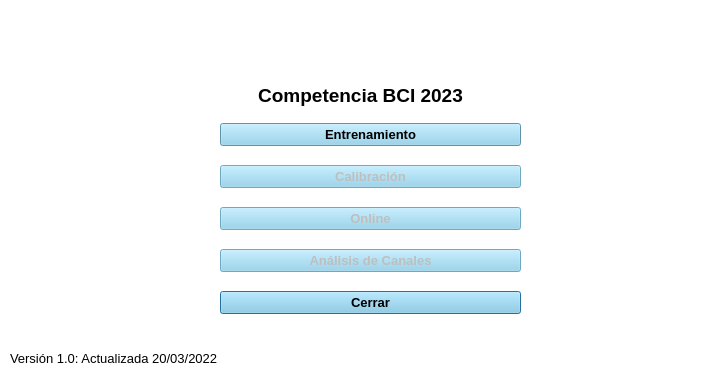
<?xml version="1.0" encoding="UTF-8"?>
<ui version="4.0">
 <class>Dialog</class>
 <widget class="QDialog" name="Dialog">
  <property name="geometry">
   <rect>
    <x>0</x>
    <y>0</y>
    <width>702</width>
    <height>381</height>
   </rect>
  </property>
  <property name="minimumSize">
   <size>
    <width>0</width>
    <height>0</height>
   </size>
  </property>
  <property name="maximumSize">
   <size>
    <width>1300</width>
    <height>760</height>
   </size>
  </property>
  <property name="windowTitle">
   <string>GUI Competencia BCI 2023</string>
  </property>
  <property name="windowIcon">
   <iconset>
    <normaloff>../../../../.designer/backup/logoibio.png</normaloff>../../../../.designer/backup/logoibio.png</iconset>
  </property>
  <property name="styleSheet">
   <string notr="true">QDialog{background-color:white;}</string>
  </property>
  <property name="sizeGripEnabled">
   <bool>false</bool>
  </property>
  <property name="modal">
   <bool>false</bool>
  </property>
  <widget class="QWidget" name="layoutWidget">
   <property name="geometry">
    <rect>
     <x>220</x>
     <y>110</y>
     <width>301</width>
     <height>221</height>
    </rect>
   </property>
   <layout class="QGridLayout" name="gridLayout">
    <item row="5" column="0">
     <widget class="QPushButton" name="btnCerrar">
      <property name="font">
       <font>
        <pointsize>10</pointsize>
        <weight>75</weight>
        <bold>true</bold>
       </font>
      </property>
      <property name="styleSheet">
       <string notr="true">QPushButton{background-color:skyblue;}

QPushButton:hover{background-color:orange;}</string>
      </property>
      <property name="text">
       <string>Cerrar</string>
      </property>
     </widget>
    </item>
    <item row="3" column="0">
     <widget class="QPushButton" name="btnInfo">
      <property name="enabled">
       <bool>false</bool>
      </property>
      <property name="font">
       <font>
        <pointsize>10</pointsize>
        <weight>75</weight>
        <bold>true</bold>
       </font>
      </property>
      <property name="styleSheet">
       <string notr="true">QPushButton{background-color:skyblue;}

QPushButton:hover{background-color:orange;}</string>
      </property>
      <property name="text">
       <string>Online</string>
      </property>
     </widget>
    </item>
    <item row="4" column="0">
     <widget class="QPushButton" name="btnInfo_2">
      <property name="enabled">
       <bool>false</bool>
      </property>
      <property name="font">
       <font>
        <pointsize>10</pointsize>
        <weight>75</weight>
        <bold>true</bold>
       </font>
      </property>
      <property name="styleSheet">
       <string notr="true">QPushButton{background-color:skyblue;}

QPushButton:hover{background-color:orange;}</string>
      </property>
      <property name="text">
       <string>Análisis de Canales</string>
      </property>
     </widget>
    </item>
    <item row="2" column="0">
     <widget class="QPushButton" name="btnPrevEnsayos">
      <property name="enabled">
       <bool>false</bool>
      </property>
      <property name="font">
       <font>
        <pointsize>10</pointsize>
        <weight>75</weight>
        <bold>true</bold>
       </font>
      </property>
      <property name="styleSheet">
       <string notr="true">QPushButton{background-color:skyblue;}

QPushButton:hover{background-color:orange;}</string>
      </property>
      <property name="text">
       <string>Calibración</string>
      </property>
     </widget>
    </item>
    <item row="1" column="0">
     <widget class="QPushButton" name="btn_entrenamiento">
      <property name="font">
       <font>
        <pointsize>10</pointsize>
        <weight>75</weight>
        <bold>true</bold>
       </font>
      </property>
      <property name="styleSheet">
       <string notr="true">QPushButton{background-color:skyblue;}

QPushButton:hover{background-color:orange;}</string>
      </property>
      <property name="text">
       <string>Entrenamiento</string>
      </property>
     </widget>
    </item>
   </layout>
  </widget>
  <widget class="QLabel" name="label">
   <property name="geometry">
    <rect>
     <x>140</x>
     <y>80</y>
     <width>441</width>
     <height>31</height>
    </rect>
   </property>
   <property name="font">
    <font>
     <family>Arial</family>
     <pointsize>14</pointsize>
     <weight>75</weight>
     <bold>true</bold>
    </font>
   </property>
   <property name="text">
    <string>Competencia BCI 2023</string>
   </property>
   <property name="alignment">
    <set>Qt::AlignCenter</set>
   </property>
  </widget>
  <widget class="QLabel" name="labelTBIO">
   <property name="geometry">
    <rect>
     <x>660</x>
     <y>20</y>
     <width>50</width>
     <height>50</height>
    </rect>
   </property>
   <property name="text">
    <string/>
   </property>
   <property name="pixmap">
    <pixmap>../../../../../../Downloads/Webp.net-resizeimage (1).png</pixmap>
   </property>
   <property name="margin">
    <number>0</number>
   </property>
  </widget>
  <widget class="QLabel" name="labelUTEC">
   <property name="geometry">
    <rect>
     <x>20</x>
     <y>10</y>
     <width>99</width>
     <height>81</height>
    </rect>
   </property>
   <property name="text">
    <string/>
   </property>
   <property name="pixmap">
    <pixmap>../../../../.designer/backup/Webp.net-resizeimage.jpg</pixmap>
   </property>
  </widget>
  <widget class="QLabel" name="label_2">
   <property name="geometry">
    <rect>
     <x>10</x>
     <y>350</y>
     <width>221</width>
     <height>16</height>
    </rect>
   </property>
   <property name="font">
    <font>
     <pointsize>10</pointsize>
    </font>
   </property>
   <property name="text">
    <string>Versión 1.0: Actualizada 20/03/2022</string>
   </property>
  </widget>
 </widget>
 <resources/>
 <connections/>
</ui>
